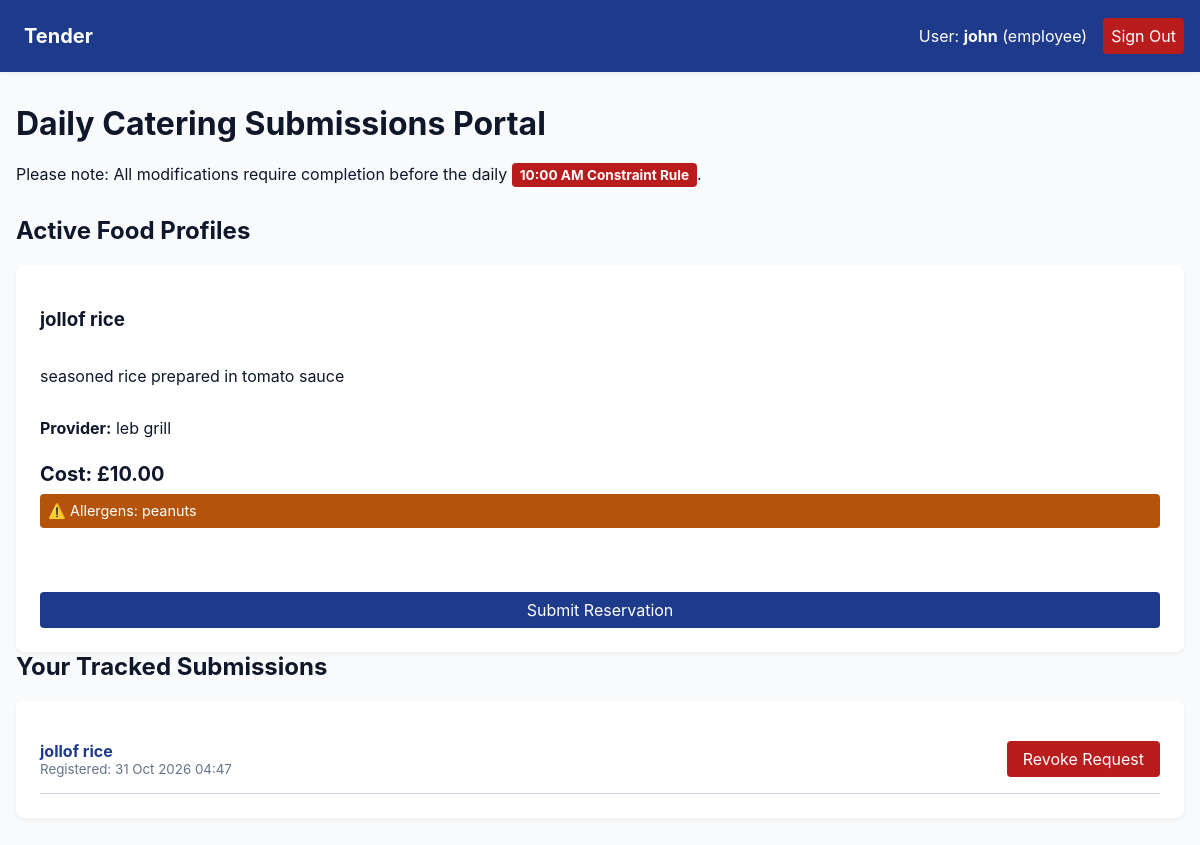
Before: / (signed in) with the older database file.
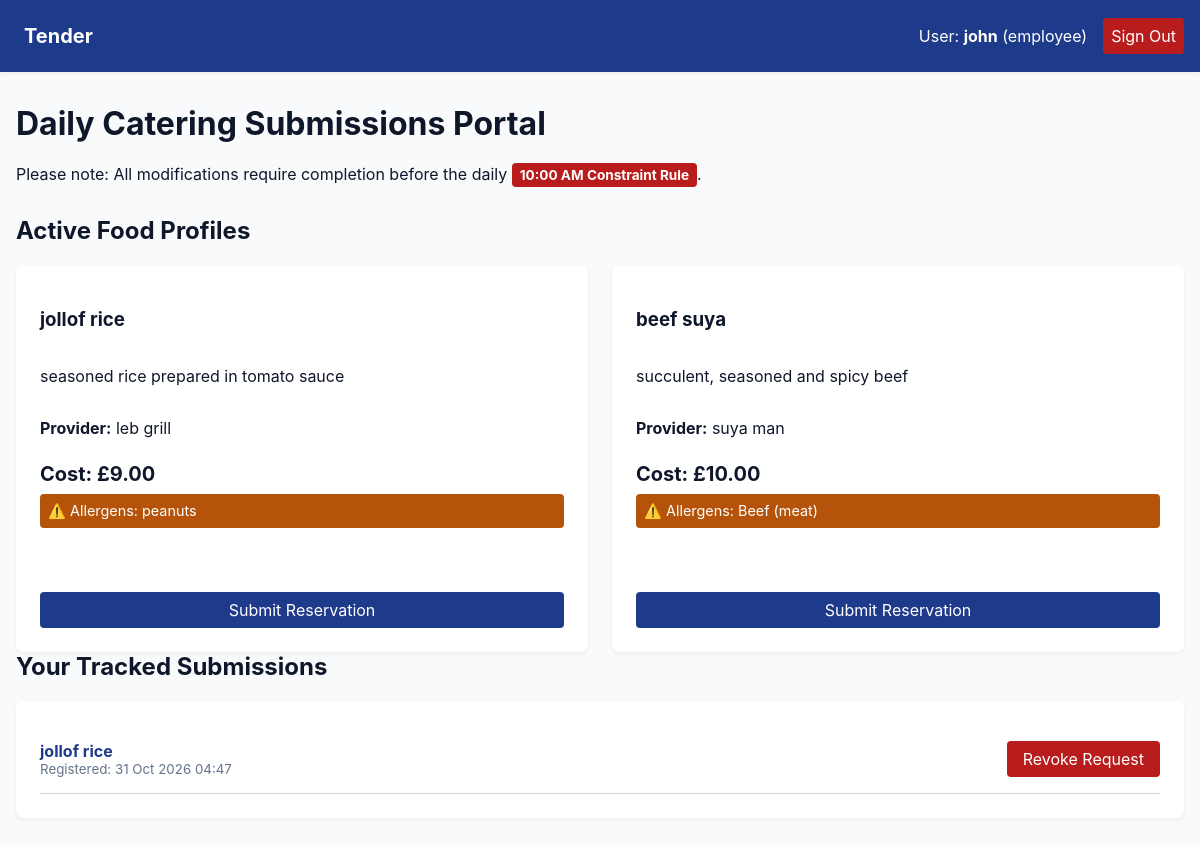
After: the same page with the newer database file.
### catering/models.py (models this page shows, shortened)
class UserProfile(AbstractUser):
    ROLE_CHOICES = [
        ('employee', 'Employee'),
        ('admin', 'Office Admin'),
    ]
    role = models.CharField(max_length=10, choices=ROLE_CHOICES, default='employee')
    allergen_free_text = models.CharField(
        max_length=100,
        blank=True,
        help_text="Provide comma-separated listings (e.g., peanuts, dairy, gluten)"
    )

class MealOption(models.Model):
    name = models.CharField(max_length=100)
    description = models.TextField()
    vendor = models.CharField(max_length=100)
    price = models.DecimalField(max_digits=6, decimal_places=2)
    contains_allergens = models.CharField(max_length=200, blank=True, help_text="Comma-separated listing")
    is_active = models.BooleanField(default=True)

class Order(models.Model):
    user = models.ForeignKey(UserProfile, on_delete=models.CASCADE, related_name='orders')
    meal_option = models.ForeignKey(MealOption, on_delete=models.PROTECT, related_name='ordered_meals')
    order_date = models.DateField(default=timezone.now)
    special_instructions = models.TextField(blank=True)
    created_at = models.DateTimeField(auto_now_add=True)

### catering/views.py (the view)
# urls.py: path('', views.dashboard, name='dashboard'),
@login_required
def dashboard(request):
    meals = MealOption.objects.filter(is_active=True)
    user_orders = Order.objects.filter(user=request.user).order_by('-created_at')
    context = {
        'meals': meals,
        'user_orders': user_orders,
    }
    return render(request, 'catering/dashboard.html', context)

### catering/templates/catering/dashboard.html
{% extends 'catering/base.html' %}
{% block content %}
<header>
    <h1>Daily Catering Submissions Portal</h1>
    <p>Please note: All modifications require completion before the daily <span class="ui-badge">10:00 AM Constraint Rule</span>.</p>
</header>
<section aria-label="Available Foods Matrix" style="margin-top: 2rem;">
    <h2>Active Food Profiles</h2>
    <div class="meal-grid">
        {% for meal in meals %}
            <article class="ui-card">
                <div class="ui-card-body">
                    <h3>{{ meal.name }}</h3>
                    <p>{{ meal.description }}</p>
                    <p><strong>Provider:</strong> {{ meal.vendor }}</p>
                    <p style="font-size: 1.25rem; font-weight: bold; margin: 0.5rem 0;">Cost: £{{ meal.price }}</p>
                    {% if meal.contains_allergens %}
                        <div class="ui-alert ui-alert-warning" style="padding: 0.5rem; font-size: 0.9rem; margin-bottom: 1rem;">
                            ⚠️ Allergens: {{ meal.contains_allergens }}
                        </div>
                    {% endif %}
                    <a href="{% url 'place_order' meal.id %}" class="ui-btn" style="margin-top: auto;">Submit Reservation</a>
                </div>
            </article>
        {% empty %}
            <div class="ui-alert ui-alert-info">No operational meal records have been updated for today's lunch matrix.</div>
        {% endfor %}
    </div>
</section>
<section aria-label="Historical Order Records" style="margin-top: 3rem;">
    <h2>Your Tracked Submissions</h2>
    <div class="ui-card">
        <ul style="list-style: none; padding: 0; margin: 0;">
            {% for order in user_orders %}
                <li style="border-bottom: 1px solid var(--border-color); padding: 1rem 0; display: flex; justify-content: space-between; align-items: center; flex-wrap: wrap; gap: 1rem;">
                    <div>
                        <strong style="color: var(--brand-primary);">{{ order.meal_option.name }}</strong>
                        <small style="display: block; color: #64748b;">Registered: {{ order.created_at|date:"d M Y H:i" }}</small>
                    </div>
                    <a href="{% url 'cancel_order' order.id %}" class="ui-btn ui-btn-danger">Revoke Request</a>
                </li>
            {% empty %}
                <li style="color: #64748b; padding: 1rem 0;">You have no logged meal options pending execution.</li>
            {% endfor %}
        </ul>
    </div>
</section>
{% endblock %}

### catering/templates/catering/base.html (shortened to what this page needs)
{% load static %}
<!DOCTYPE html>
<html lang="en-GB">
<head>
    <link rel="stylesheet" href="{% static 'assets/css/styles.css' %}">
</head>
<body>
    <nav aria-label="Primary Navigation System" class="main-nav">
        <a href="{% url 'dashboard' %}" class="nav-brand">Tender</a>
        <div class="nav-actions">
            {% if user.is_authenticated %}
                <span class="user-status">User: <strong>{{ user.username }}</strong> ({{ user.role }})</span>
                <a href="{% url 'logout' %}" class="ui-btn ui-btn-danger">Sign Out</a>
            {% else %}
                <a href="{% url 'login' %}" class="ui-btn ui-btn-outline">Log In</a>
                <a href="{% url 'register' %}" class="ui-btn ui-btn-outline">Sign Up</a>
            {% endif %}
        </div>
    </nav>
    <main class="app-container">
        {% block content %}{% endblock %}
    </main>
</body>
</html>

### catering/static/assets/css/styles.css (style rules this page uses)
:root { --brand-primary: #1e3a8a; --brand-success: #15803d; --brand-warning: #b45309; --brand-danger: #b91c1c; --brand-light: #f8fafc; --brand-dark: #0f172a; --border-color: #cbd5e1; --radius-md: 8px; --radius-sm: 4px; }
body { background-color: var(--brand-light); color: var(--brand-dark); font-family: -apple-system, BlinkMacSystemFont, "Segoe UI", Roboto, sans-serif; margin: 0; }
.main-nav { background-color: var(--brand-primary); color: white; padding: 1rem; display: flex; justify-content: space-between; align-items: center; flex-wrap: wrap; box-shadow: 0 2px 4px rgba(0,0,0,0.05); }
.main-nav a { color: white; text-decoration: none; padding: 0.5rem; }
.nav-brand { font-weight: bold; font-size: 1.25rem; }
.nav-actions { display: flex; align-items: center; gap: 1rem; }
.app-container { max-width: 1200px; margin: 2rem auto; padding: 0 1rem; }
.meal-grid { display: grid; grid-template-columns: repeat(auto-fit, minmax(300px, 1fr)); gap: 1.5rem; margin-top: 1rem; }
.ui-card { background-color: white; padding: 1.5rem; border-radius: var(--radius-md); box-shadow: 0 2px 4px rgba(0,0,0,0.05); display: flex; flex-direction: column; height: 100%; }
.ui-card-body { display: flex; flex-direction: column; flex-grow: 1; }
.ui-btn { display: inline-block; padding: 0.5rem 1rem; border-radius: var(--radius-sm); text-decoration: none; color: white; background-color: var(--brand-primary); border: none; cursor: pointer; font-size: 1rem; text-align: center; transition: opacity 0.15s ease; }
.ui-btn-danger { background-color: var(--brand-danger); }
.ui-badge { background-color: var(--brand-danger); color: white; padding: 0.25rem 0.5rem; border-radius: var(--radius-sm); font-size: 0.85rem; font-weight: bold; }
.ui-alert { padding: 1rem; margin-bottom: 1.5rem; border-radius: var(--radius-sm); color: white; }
.ui-alert-warning { background-color: var(--brand-warning); }

Changed rows visible on the page:
changed MealOption "jollof rice": price "10.00" → "9.00"
added MealOption: name "beef suya", description "succulent, seasoned and spicy beef", vendor "suya man", price "10.00", contains_allergens "Beef (meat)"
